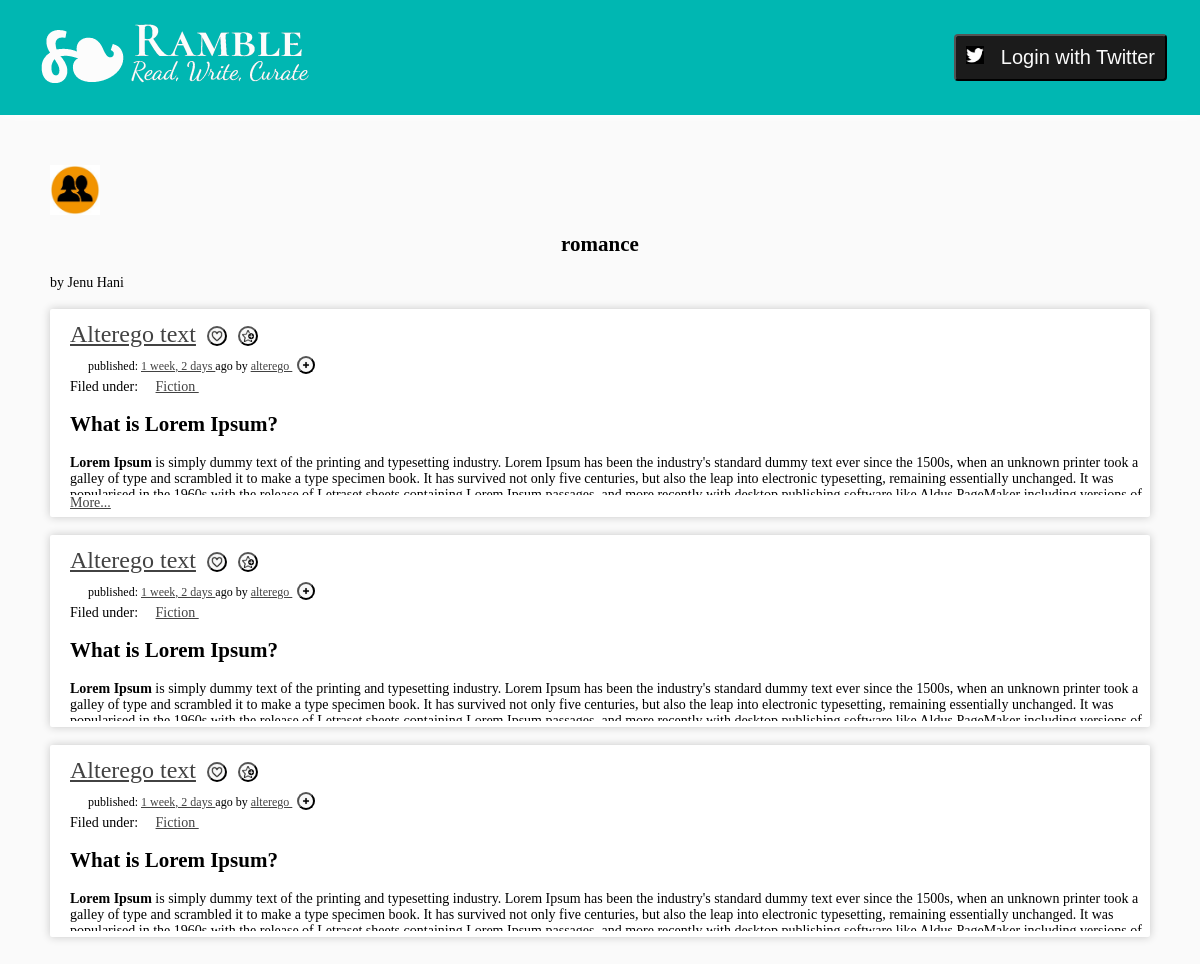
The app's page /collection/1 with its own data.
### rambleapp/models.py (models this page shows)
class Profile(models.Model):
    user_id = models.OneToOneField(Auth_User, on_delete=models.CASCADE, unique=True)
    full_name = models.CharField(max_length=50)
    profile_pic = models.ImageField(upload_to='profilepix/')
    bio = models.CharField(max_length=150)

class Collection(models.Model):
    user_id = models.ForeignKey(Auth_User, on_delete=models.CASCADE)
    collection_name = models.CharField(max_length=100)
    collection_desc = models.CharField(max_length=1000)

class CollectionPost(models.Model):
    collection_id = models.ForeignKey(Collection, on_delete=models.CASCADE)
    post_id = models.ForeignKey(Post, on_delete=models.CASCADE)
    user_comment = models.CharField(max_length=1000, null=True, blank=True)

class Post(models.Model):
    user_id = models.ForeignKey(Auth_User, on_delete=models.CASCADE, related_name="postcount")
    post_timestamp = models.DateTimeField(auto_now_add=True) #SRM
    post_title = models.CharField(max_length=100)
    post_text = models.CharField(max_length=10000)
    tags = TaggableManager()

### rambleapp/views.py (the view)
# urls.py: path('collection/<int:collection_id>', views.get_collection, name='collection'),
def get_collection(request, collection_id):
    try:
        collection = Collection.objects.get(pk=collection_id)
        collection_posts = CollectionPost.objects.filter(collection_id=collection)
        collection_user_profile = Profile.objects.get(user_id=collection.user_id)
        context = {'collection': collection, 'collection_posts': collection_posts, 'collector_profile': collection_user_profile}
    except Collection.DoesNotExist:
        context = {}
    loggedin_user_context = twitter_user_context(request)
    total_context = {**context, **loggedin_user_context}
    template = loader.get_template('rambleapp/collection.html')
    return HttpResponse(template.render(total_context, request))

### rambleapp/views.py (called while the page is built, shortened)
def twitter_user_context(request_obj):
    context = {}
    try:
        twitter_login = request_obj.user.social_auth.get(provider='twitter')
    except UserSocialAuth.DoesNotExist:
        twitter_login = None
    except AttributeError:
        twitter_login = None
    return context

### rambleapp/templates/rambleapp/collection.html (shortened to what this page needs)
{% extends './base.html' %}
{% block content %}
{% load static %}
{% if collector_profile and collection %}
    <div>
    	<img src="{{ collector_profile.profile_pic.url }}" width="50px"/>
    	<h2 style="text-align:center"> {{ collection.collection_name }} </h2>
    	<p> by {{ collector_profile.full_name }} </p>
    </div>
    {% for collection_post in collection_posts %}
    {% with collection_post.post_id as post %}
    <div id="post_{{post.pk}}" style="transition:all 1s ease" class="post">
    <div class="post-title">
        <a href="/post/{{ post.pk }}">{{ post.post_title }}</a>
        <button onclick="like_post({{ post.pk }})" class="iconbutton" style="margin-left:5px;padding:2px">
            {% if user_liked_posts and post.pk in user_liked_posts %}
                <img id="like_{{post.pk}}" src="{% static 'images/liked_button.png' %}" width="12px" height="12px">
            {% else %}
                <img id="like_{{post.pk}}" src="{% static 'images/like_button.png' %}" width="12px" height="12px">
            {% endif %}
        </button>
        <button onclick="collect_post({{ post.pk }})" class="iconbutton" style="margin-left:5px;padding:2px">
        	{% if user_collected_posts and post.pk in user_collected_posts %}
                <img id="collect_{{post.pk}}" src="{% static 'images/collected_button.png' %}" width="12px" height="12px">
            {% else %}
                <img id="collect_{{post.pk}}" src="{% static 'images/collect_button.png' %}" width="12px" height="12px">
            {% endif %}
        </button>
    </div>
    <div class="post-username">
       published: <a href="/post/{{ post.pk }}">{{ post.post_timestamp | timesince}} </a> ago by <a href="../u/{{ post.user_id.id }}">{{ post.user_id.first_name }} {{ post.user_id.last_name }}</a>
        <button class="iconbutton" onclick="follow_user({{ post.user_id.id }})" style="margin-left:5px;padding:2px">
            {% if user_followers and post.user_id.id in user_followers %}
                <img id="useradd_{{ post.user_id.id }}" src="{% static 'images/follows.png' %}" width="10px" height="10px">
            {% else %}
                <img id="useradd_{{ post.user_id.id }}" src="{% static 'images/follow.png' %}" width="10px" height="10px">
            {% endif %}
        </button>
    </div>
    {% if post.tags.all %}
        <div class='post-tags'>
            Filed under: &nbsp; &nbsp;
            {% for tag in post.tags.all %}
                <a href="/tag/{{ tag }}" class='post-tag'> {{ tag }} </a> &nbsp; &nbsp;
            {% endfor %}
        </div>
    {% endif%}
    <div id="post_txt_{{post.pk}}" style="max-height:100px;overflow:hidden">
    <p class="post-format">{{ post.post_text|safe }}</p>
    </div>
    <a href="/post/{{ post.pk }}" id="more_link_{{post.pk}}"
    style="display:none">More...</a>
</div>
	{% endwith %}
    {% endfor %}
{% else %}
    <p> 404 Collection Not Found</p>
{% endif %}
{% endblock %}

### rambleapp/static/css/style.css (style rules this page uses)
html { background: #fafafa; font: 14px Georgia, serif; }
a { text-decoration: underline; color: #424242; }
article, .post { background: #ffffff; padding: 6px 6px 6px 20px; margin: 18px 0 18px; border-radius: 2px; box-shadow: 0 0 9px #c7c7c7; }
.post-title { margin-top: 6px; font-size: 24px; }
.post-format, .post-text { margin-left: 18px; font-size: 16px; line-height: 1.618; }
.post-username { margin-left: 18px; font-size: 12px; }
.iconbutton { background:white; color:black; padding:0; }
button { background: #1b1b1b; color: #fafafa; border-radius: 4px; margin: 12px 0; padding: 6px 12px; }
.iconbutton { background: #fafafa; color: #00b7b2; padding: 6px; margin: 5px 0px 5px 5px; border-radius: 50%; }

### records on screen
Profile: profile_pic (placeholder picture), full_name "Jenu Hani"
Collection: collection_name "romance"
CollectionPost: post_id.post_title "Alterego text", post_id.post_timestamp "1 week, 2 days", post_id.user_id.first_name "alterego", post_id.post_text "What is Lorem Ipsum? Lorem Ipsum is simply dummy text of the printing and typesetting industry. Lorem Ipsum has been the industry's standard dummy text ever since the 1500s, when an unknown printer took a galley of type and scrambled it to make a type specimen book. It has survived not only five centuries, but also the leap into electronic typesetting, remaining essentially unchanged. It was…"
Tag: name "Fiction"
CollectionPost: post_id.post_title "Alterego text", post_id.post_timestamp "1 week, 2 days", post_id.user_id.first_name "alterego", post_id.post_text "What is Lorem Ipsum? Lorem Ipsum is simply dummy text of the printing and typesetting industry. Lorem Ipsum has been the industry's standard dummy text ever since the 1500s, when an unknown printer took a galley of type and scrambled it to make a type specimen book. It has survived not only five centuries, but also the leap into electronic typesetting, remaining essentially unchanged. It was…"
CollectionPost: post_id.post_title "Alterego text", post_id.post_timestamp "1 week, 2 days", post_id.user_id.first_name "alterego", post_id.post_text "What is Lorem Ipsum? Lorem Ipsum is simply dummy text of the printing and typesetting industry. Lorem Ipsum has been the industry's standard dummy text ever since the 1500s, when an unknown printer took a galley of type and scrambled it to make a type specimen book. It has survived not only five centuries, but also the leap into electronic typesetting, remaining essentially unchanged. It was…"
